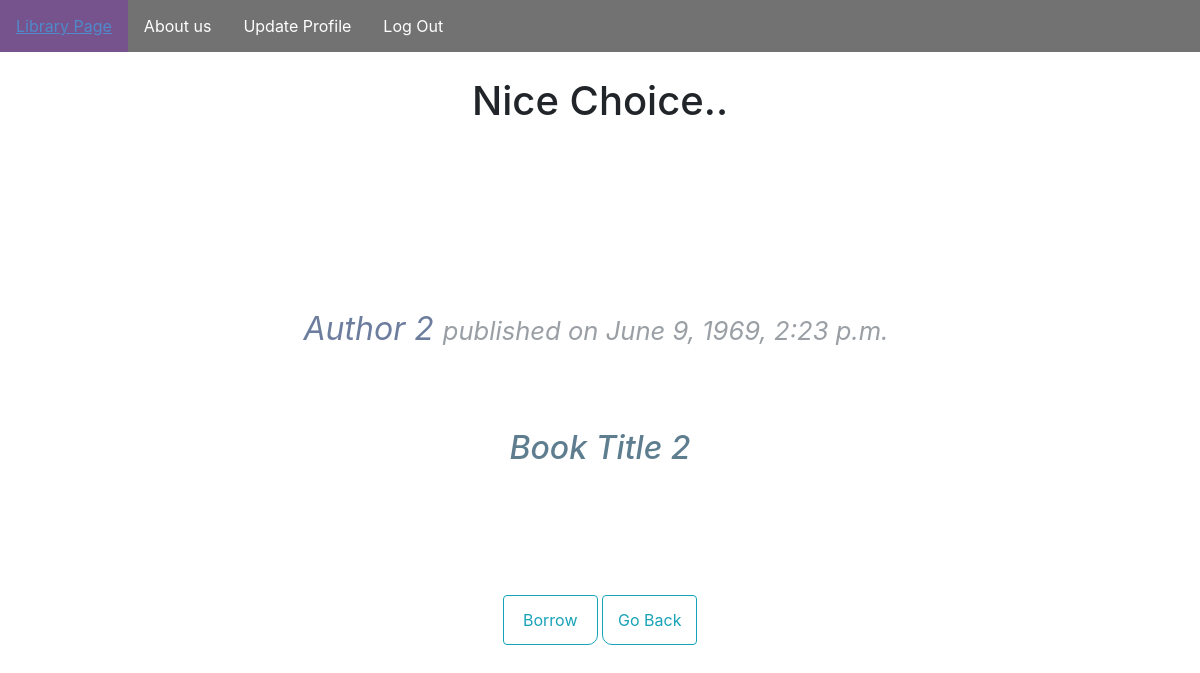
Page /lib/123456/ on the committed database.
### books/models.py (models this page shows, shortened)
class Book(models.Model):
    bookname = models.CharField(max_length=50)
    ISBN = models.CharField(max_length=50, primary_key=True)
    author = models.CharField(max_length=50)
    PublishDate = models.DateTimeField(auto_now_add=False, auto_now=False)

### books/views.py (the view)
# urls.py: path('lib/<str:ISBN>/', book_views.onebk, name='onebk'),
def onebk(request, ISBN):
    try:
        book = Book.objects.get(pk=ISBN)
    except Book.DoesNotExist:
        return Http404("Doesn't Exist")
    return render(request, 'books/onebk.html', {'book': book})

### books/templates/books/onebk.html (shortened to what this page needs)
{% load crispy_forms_filters %}
{% load static %}
<!DOCTYPE HTML>
<head>
    <link rel="stylesheet" type="text/css" href="{% static 'Login/style.css' %}">
    <link rel="stylesheet" href="https://maxcdn.bootstrapcdn.com/bootstrap/4.0.0/css/bootstrap.min.css">
    <link rel="stylesheet" type="text/css" href="{% static 'login/navbar.css' %}">
</head>
<body>
<ul>
        <li>
        <a href="/lib">
            Library Page
        </a>
    </li>
    <li>
        <a href="/about">
            About us
        </a>
    </li>
    <li>
         <a href="/update">
            Update Profile
    </a>
    </li>
    <li>
    <a href="/logout">
        Log Out
    </a>
    </li>
</ul>
    <center>
        <h1 style="padding-top: 25px; ">
            Nice Choice..
        </h1>
    </center>
    <div>
        <article class="media content-section">
          <div class="media-body" style="background-color: white;opacity: 69%">
            <div class="article-metadata">
              <p class="mr-2" style="color: #2C4373">{{ book.author }}
                  <small class="text-muted"> published on {{ book.PublishDate }}</small></p>
            </div>
            <h2 style="color: #17445E">{{ book.bookname }}</h2>
          </div>
        </article>
   </div>
<center>
        <a href="/borrow">
        <button class="btn btn-outline-info" style="border-bottom-right-radius: 10px">Borrow</button>
        </a>
    <a href="/lib">
    <button class="btn btn-outline-info"style="border-bottom-left-radius: 10px">Go Back</button>
    </a>
</center>
</body>

### Login/static/Login/style.css (style rules this page uses)
body { background-image: url("lib3.jpg"); background-origin: content-box; background-size: 110% 110%; background-repeat: no-repeat; background-attachment: fixed; }
div { text-align: center; margin: 50px; font-size: 2rem; font-family: -apple-system, BlinkMacSystemFont, 'Segoe UI', Roboto, Oxygen, Ubuntu, Cantarell, 'Open Sans', 'Helvetica Neue', sans-serif; padding: 10px; font-style: italic; color: #f5e6ca ; }
button { height: 50px; width: 95px; border-radius: 25%; font-size: 20px; padding: 10px; margin-right: 10px; margin-left: 10px; text-align: center; border: none; }

### Login/static/Login/navbar.css (style rules this page uses)
ul { opacity: 69%; list-style-type: none; margin: 0; padding: 0; overflow: hidden; background-color: #333; }
li { float: left; }
li a { display: block; color: white; text-align: center; padding: 14px 16px; text-decoration: none; }

### rows in the picture
Book: author "Author 2", PublishDate "June 9, 1969, 2:23 p.m.", bookname "Book Title 2"
